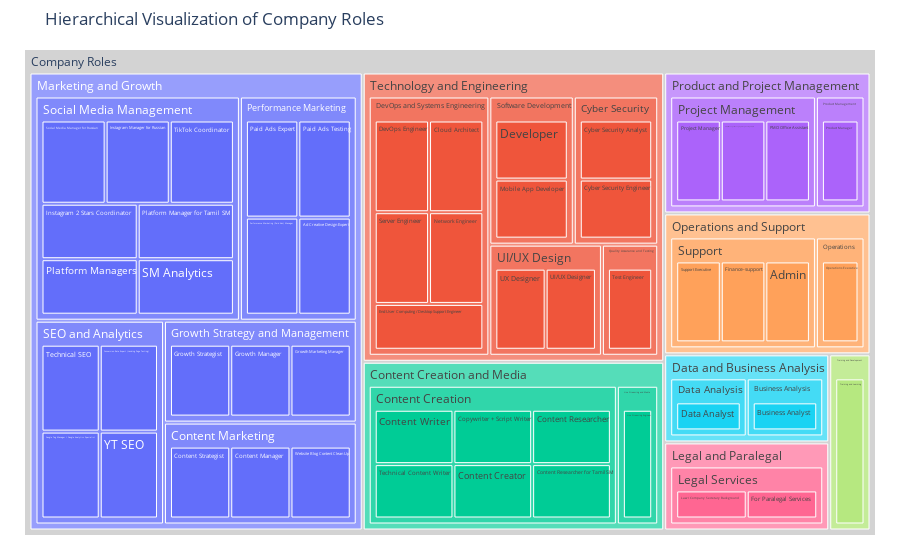

The cell this chart's notebook holds for it:
### Code cell
import json
import plotly.graph_objects as go

# Load JSON data
data = job_titles

# Prepare data for Plotly Treemap
labels = []
parents = []

def build_lists(data, parent_name=''):
    if isinstance(data, dict):
        for k, v in data.items():
            labels.append(k)
            parents.append(parent_name)
            build_lists(v, k)
    elif isinstance(data, list):
        for item in data:
            labels.append(item)
            parents.append(parent_name)

root_name = next(iter(data))
labels.append(root_name)
parents.append('')

build_lists(data[root_name], root_name)

# Create the treemap
fig = go.Figure(go.Treemap(
    labels=labels,
    parents=parents,
    root_color="lightgrey"
))

fig.update_layout(
    title="Hierarchical Visualization of Company Roles",
    margin=dict(t=50, l=25, r=25, b=25)
)

fig.show()

### Figure 1 — Plotly figure (JSON) as saved in the notebook; plotly's stock layout.template omitted (floating-point values rounded to 4 significant figures)
{"data": [{"labels": ["Company Roles", "Technology and Engineering", "Software Development", "Developer", "Mobile App Developer", "DevOps and Systems Engineering", "DevOps Engineer", "Cloud Architect", "Server Engineer", "Network Engineer", "End User Computing / Desktop Support Engineer", "Cyber Security", "Cyber Security Analyst", "Cyber Security Engineer", "Quality Assurance and Testing", "Test Engineer", "UI/UX Design", "UX Designer", "UI/UX Designer", "Product and Project Management", "Product Management", "Product Manager", "Project Management", "Project Manager", "Project Manager Managing IT / Engineering Projects", "PMO Office Assistant", "Marketing and Growth", "Growth Strategy and Management", "Growth Strategist", "Growth Manager", "Growth Marketing Manager", "Performance Marketing", "Paid Ads Expert", "Paid Ads Testing", "Performance Marketing (Paid Ads) Manager", "Ad Creative Design Expert", "SEO and Analytics", "Technical SEO", "Conversion Rate Expert (Landing Page Testing)", "Google Tag Manager / Google Analytics Specialist", "YT SEO", "Social Media Management", "Social Media Manager for Russian", "Instagram Manager for Russian", "TikTok Coordinator", "Instagram 2 Stars Coordinator", "Platform Managers", "Platform Manager for Tamil SM", "SM Analytics", "Content Marketing", "Content Strategist", "Content Manager", "Website Blog Content Clean Up", "Content Creation and Media", "Content Creation", "Content Writer", "Technical Content Writer", "Copywriter + Script Writer", "Content Creator", "Content Researcher", "Content Researcher for Tamil SM", "Live Streaming and Media", "Live Streaming Engineer", "Data and Business Analysis", "Data Analysis", "Data Analyst", "Business Analysis", "Business Analyst", "Operations and Support", "Operations", "Operations Executive", "Support", "Support Executive", "Finance-support", "Admin", "Legal and Paralegal", "Legal Services", "Law / Company Secretary Background", "For Paralegal Services", "Training and Development", "Training and Learning"], "parents": ["", "Company Roles", "Technology and Engineering", "Software Development", "Software Development", "Technology and Engineering", "DevOps and Systems Engineering", "DevOps and Systems Engineering", "DevOps and Systems Engineering", "DevOps and Systems Engineering", "DevOps and Systems Engineering", "Technology and Engineering", "Cyber Security", "Cyber Security", "Technology and Engineering", "Quality Assurance and Testing", "Technology and Engineering", "UI/UX Design", "UI/UX Design", "Company Roles", "Product and Project Management", "Product Management", "Product and Project Management", "Project Management", "Project Management", "Project Management", "Company Roles", "Marketing and Growth", "Growth Strategy and Management", "Growth Strategy and Management", "Growth Strategy and Management", "Marketing and Growth", "Performance Marketing", "Performance Marketing", "Performance Marketing", "Performance Marketing", "Marketing and Growth", "SEO and Analytics", "SEO and Analytics", "SEO and Analytics", "SEO and Analytics", "Marketing and Growth", "Social Media Management", "Social Media Management", "Social Media Management", "Social Media Management", "Social Media Management", "Social Media Management", "Social Media Management", "Marketing and Growth", "Content Marketing", "Content Marketing", "Content Marketing", "Company Roles", "Content Creation and Media", "Content Creation", "Content Creation", "Content Creation", "Content Creation", "Content Creation", "Content Creation", "Content Creation and Media", "Live Streaming and Media", "Company Roles", "Data and Business Analysis", "Data Analysis", "Data and Business Analysis", "Business Analysis", "Company Roles", "Operations and Support", "Operations", "Operations and Support", "Support", "Support", "Support", "Company Roles", "Legal and Paralegal", "Legal Services", "Legal Services", "Company Roles", "Training and Development"], "root": {"color": "lightgrey"}, "type": "treemap"}], "layout": {"margin": {"b": 25, "l": 25, "r": 25, "t": 50}, "title": {"text": "Hierarchical Visualization of Company Roles"}}}
